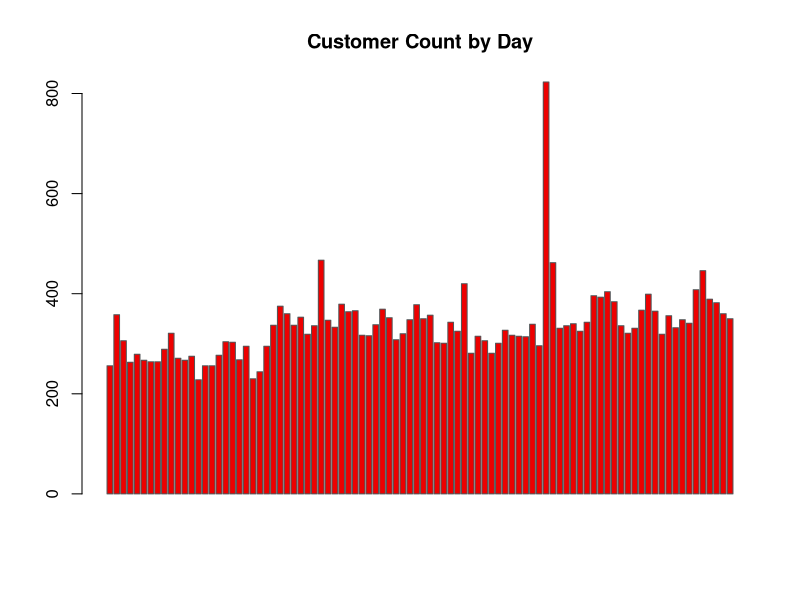
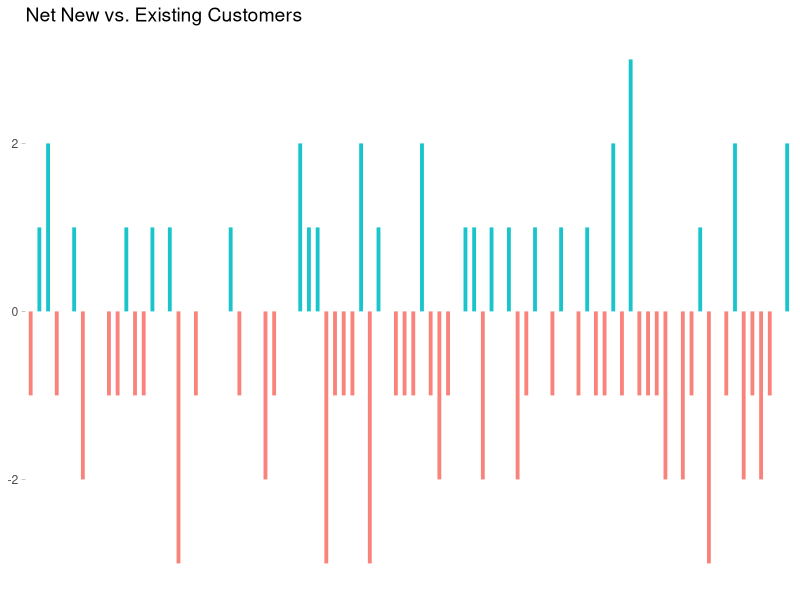
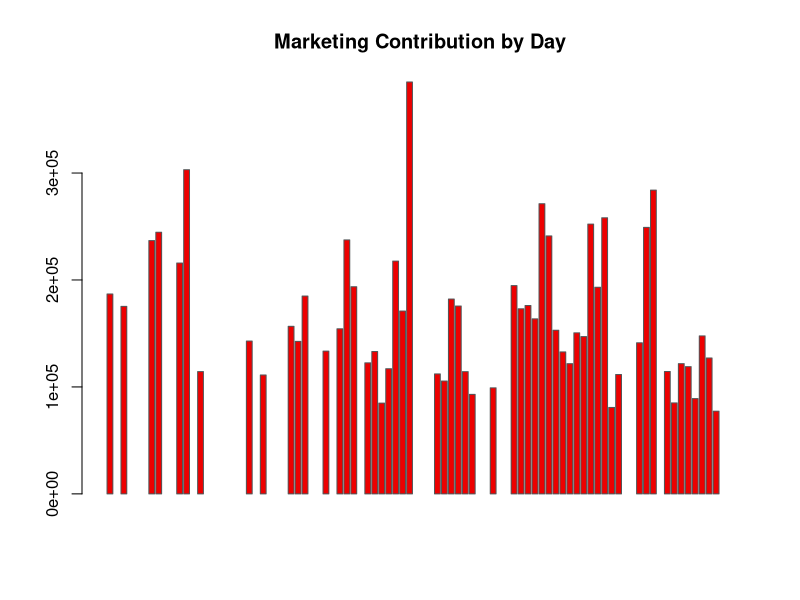
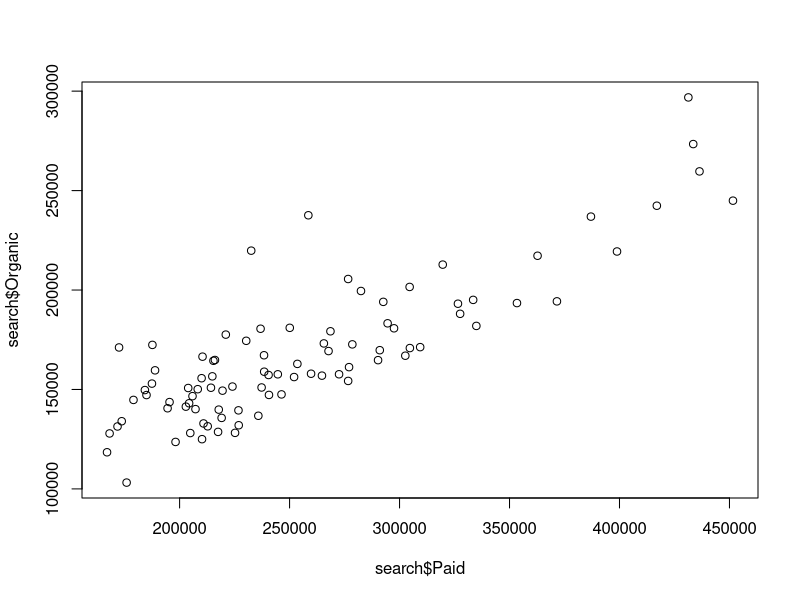

The R source for these figures, in order:
## ---- chunk 1
#| output: false
df <- read.csv("data/scripting-test.csv")
head(df, n = 10)
## ---- chunk 2
#| echo: false
knitr::kable(head(df, n = 10))
## ---- chunk 3
#| output: false
library(ggplot2)
library(dplyr)

unidentified <- filter(df, Customer_Type == "EXISTING" & Channel == "Unidentified")
## ---- chunk 4

barplot(unidentified$Customer_Count, main="Customer Count by Day", border="#545658", col="#ED0000")

sum(unidentified$Marketing_Spend)
mean(unidentified$Marketing_Spend)
## ---- chunk 5
#| output: false
brand <- df |>
  filter(df$Channel == "Brand")
brand <- brand |>
  mutate("New" = if_else(Customer_Type == "NEW", Customer_Count, 0)) |>
  mutate("Existing" = if_else(Customer_Type == "EXISTING", Customer_Count, 0))
brand <- brand |> group_by(Date)
brand <- brand |> summarise(
    New = sum(New),
    Existing = sum(Existing)
)
brand[is.na(brand)] <- 0
brand <- brand |>
  mutate("Delta" = New - Existing)
## ---- chunk 6
#| warning: false

brand <- brand |> 
  mutate(mycolor = ifelse(Delta>0, "type2", "type1"))

ggplot(brand, aes(x=Date, y=Delta)) +
  geom_segment(aes(x=Date, xend=Date, y=0, yend=Delta, color=mycolor), size=1.3, alpha=0.9) +
  theme_light() +
  theme(
    legend.position = "none",
    panel.border = element_blank(),
    plot.title = element_text(size = 14),
    panel.grid = element_blank(),
    axis.text.x=element_blank(),
    axis.ticks.x=element_blank(),
    axis.title.x = element_blank(),
    axis.title.y = element_blank()
  ) +
  ggtitle("Net New vs. Existing Customers")
## ---- chunk 7
#| warning: false
mc <- df |>
  mutate(Marketing_Contribution = Gross_Profit - Marketing_Spend)

mc <- mc |> group_by(Date)
mc <- mc |> summarise(
    Marketing_Contribution = sum(Marketing_Contribution)
)

barplot(mc$Marketing_Contribution, main="Marketing Contribution by Day", border="#545658", col="#ED0000")
## ---- chunk 8
search <- df |>
  filter(df$Channel %in% c("Paid Search", "Organic Search"))
search <- search |>
  mutate("Paid" = if_else(Channel == "Paid Search", Revenue, 0)) |>
  mutate("Organic" = if_else(Channel == "Organic Search", Revenue, 0))
search <- search |> group_by(Date)
search <- search |> summarise(
    Paid = sum(Paid),
    Organic = sum(Organic)
)
search[is.na(search)] <- 0
cor(search$Paid, search$Organic)
plot(search$Paid, search$Organic)
